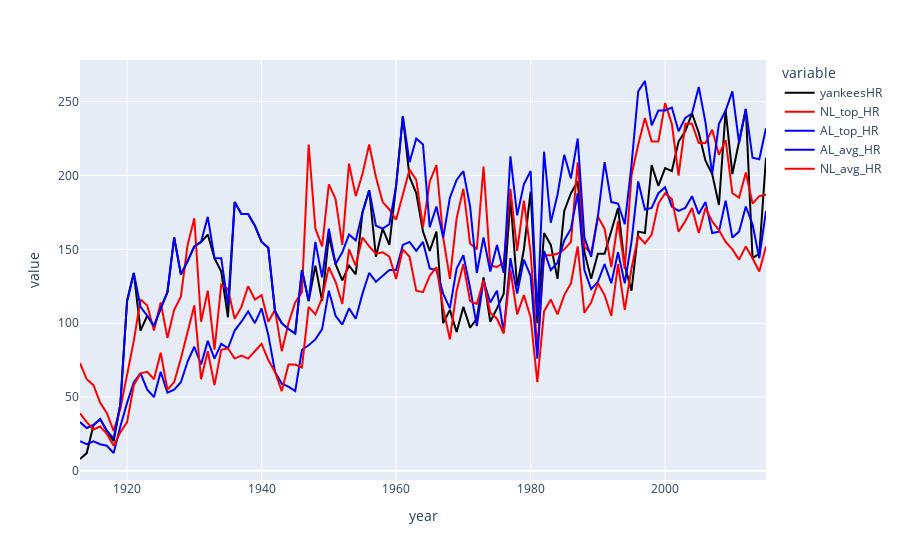

Source (notebook cell):
### Code cell
import plotly.express as px
px.line(data, x='year' ,y=['yankeesHR','NL_top_HR','AL_top_HR','AL_avg_HR','NL_avg_HR'],
        color_discrete_sequence=['black', 'red', 'blue', 'blue', 'red'])
